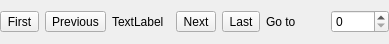
<?xml version="1.0" encoding="UTF-8"?>
<ui version="4.0">
 <class>Paginator</class>
 <widget class="QWidget" name="Paginator">
  <property name="geometry">
   <rect>
    <x>0</x>
    <y>0</y>
    <width>389</width>
    <height>44</height>
   </rect>
  </property>
  <property name="windowTitle">
   <string>Form</string>
  </property>
  <layout class="QHBoxLayout" name="horizontalLayout">
   <property name="leftMargin">
    <number>0</number>
   </property>
   <property name="topMargin">
    <number>0</number>
   </property>
   <property name="rightMargin">
    <number>0</number>
   </property>
   <property name="bottomMargin">
    <number>0</number>
   </property>
   <item>
    <widget class="QToolButton" name="first">
     <property name="text">
      <string>First</string>
     </property>
    </widget>
   </item>
   <item>
    <widget class="QToolButton" name="prev">
     <property name="text">
      <string>Previous</string>
     </property>
    </widget>
   </item>
   <item>
    <widget class="QLabel" name="label">
     <property name="text">
      <string>TextLabel</string>
     </property>
    </widget>
   </item>
   <item>
    <widget class="QToolButton" name="next">
     <property name="text">
      <string>Next</string>
     </property>
    </widget>
   </item>
   <item>
    <widget class="QToolButton" name="last">
     <property name="text">
      <string>Last</string>
     </property>
    </widget>
   </item>
   <item>
    <widget class="QLabel" name="label_2">
     <property name="text">
      <string>Go to</string>
     </property>
    </widget>
   </item>
   <item>
    <widget class="QSpinBox" name="spinBox"/>
   </item>
  </layout>
 </widget>
 <resources/>
 <connections/>
</ui>
